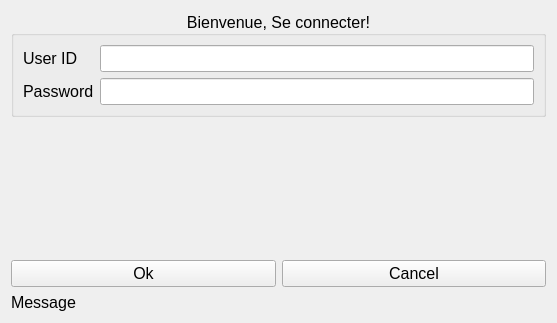
<?xml version="1.0" encoding="UTF-8"?>
<ui version="4.0">
 <class>w_LoginForm</class>
 <widget class="QWidget" name="w_LoginForm">
  <property name="geometry">
   <rect>
    <x>0</x>
    <y>0</y>
    <width>557</width>
    <height>323</height>
   </rect>
  </property>
  <property name="font">
   <font>
    <pointsize>12</pointsize>
   </font>
  </property>
  <property name="windowTitle">
   <string>Mon super application</string>
  </property>
  <property name="windowIcon">
   <iconset resource="../../icons/Icons.qrc">
    <normaloff>:/main/favicon.ico</normaloff>:/main/favicon.ico</iconset>
  </property>
  <layout class="QGridLayout" name="gridLayout">
   <item row="2" column="1">
    <widget class="QPushButton" name="pb_cancel">
     <property name="text">
      <string>Cancel</string>
     </property>
     <property name="icon">
      <iconset resource="../../icons/Icons.qrc">
       <normaloff>:/buttons/cross.png</normaloff>:/buttons/cross.png</iconset>
     </property>
    </widget>
   </item>
   <item row="3" column="0">
    <widget class="QLabel" name="lb_message">
     <property name="text">
      <string>Message</string>
     </property>
    </widget>
   </item>
   <item row="2" column="0">
    <widget class="QPushButton" name="pb_ok">
     <property name="text">
      <string>Ok</string>
     </property>
     <property name="icon">
      <iconset resource="../../icons/Icons.qrc">
       <normaloff>:/buttons/ok.png</normaloff>:/buttons/ok.png</iconset>
     </property>
    </widget>
   </item>
   <item row="0" column="0" colspan="2">
    <widget class="QGroupBox" name="groupBox">
     <property name="title">
      <string>Bienvenue, Se connecter!</string>
     </property>
     <property name="alignment">
      <set>Qt::AlignCenter</set>
     </property>
     <layout class="QFormLayout" name="formLayout">
      <item row="0" column="0">
       <widget class="QLabel" name="label">
        <property name="text">
         <string>User ID</string>
        </property>
       </widget>
      </item>
      <item row="0" column="1">
       <widget class="QLineEdit" name="le_UserID"/>
      </item>
      <item row="1" column="0">
       <widget class="QLabel" name="label_2">
        <property name="text">
         <string>Password</string>
        </property>
       </widget>
      </item>
      <item row="1" column="1">
       <widget class="QLineEdit" name="le_Password"/>
      </item>
     </layout>
    </widget>
   </item>
   <item row="1" column="0">
    <spacer name="verticalSpacer">
     <property name="orientation">
      <enum>Qt::Vertical</enum>
     </property>
     <property name="sizeHint" stdset="0">
      <size>
       <width>20</width>
       <height>40</height>
      </size>
     </property>
    </spacer>
   </item>
  </layout>
 </widget>
 <resources>
  <include location="../../icons/Icons.qrc"/>
 </resources>
 <connections/>
</ui>
